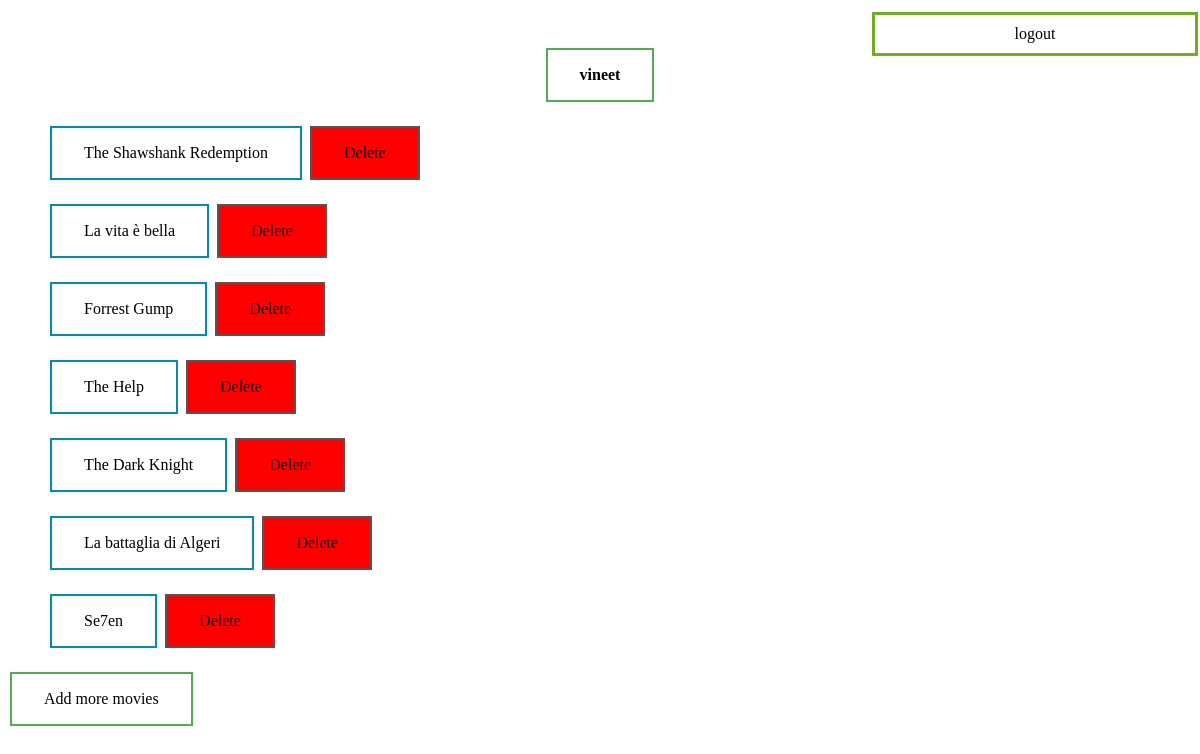
Page /Movies/watchlist/ (signed in) on the committed database.
### Movies/models.py (models this page shows)
class WatchList(models.Model):
    movie_name=models.CharField(max_length=200)
    movie=models.ForeignKey(MoviesList,on_delete=models.CASCADE)
    user=models.ForeignKey(User,on_delete=models.CASCADE)

### Movies/views.py (the view)
# urls.py: path('watchlist/',views.Watchlistview,name='watchlistview'),
def Watchlistview(request):
        cur_user=request.user
        wlist=cur_user.watchlist_set.all()
        context={'wlist':wlist,'cur_user':cur_user}
        return render(request,'Movies/WatchList.html',context)

### Movies/templates/Movies/WatchList.html (shortened to what this page needs)
<!DOCTYPE html>
<html>
<head>
</head>
<body>
<a href="{% url 'logout' %}"><li class="button button2 right ">logout</li></a></br></br>
<center><h5 class="button button1">{{cur_user.username}}</h5></center>
{% for movies in cur_user.watchlist_set.all %}
	<ul>
		<li class="button button2">{{movies.movie_name}}</li>
		<a href="{% url 'delwatch' movies.id %}">	<li class="button button5">Delete</li></a>
	</ul>
{% endfor %}
<a href="{% url 'home'%}"><li class="button button1">Add more movies</li></a>
</body>
</html>

### Movies/templates/Movies/WatchList.html (style rules this page uses)
.button { background-color: #4CAF50; border: none; color: white; padding: 16px 32px; text-align: center; text-decoration: none; display: inline-block; font-size: 16px; margin: 4px 2px; transition-duration: 0.4s; cursor: pointer; }
.button1 { background-color: white; color: black; border: 2px solid #4CAF50; }
.button2 { background-color: white; color: black; border: 2px solid #008CBA; }
.button5 { background-color: red; color: black; border: 2px solid #555555; }
.right { position: absolute; right: 0px; width: 300px; border: 3px solid #73AD21; padding: 10px; }

### rows in the picture
WatchList: movie_name "The Shawshank Redemption"
WatchList: movie_name "La vita è bella"
WatchList: movie_name "Forrest Gump"
WatchList: movie_name "The Help"
WatchList: movie_name "The Dark Knight"
WatchList: movie_name "La battaglia di Algeri"
WatchList: movie_name "Se7en"

### other values in the picture
{{ cur_user.username }} "vineet"
